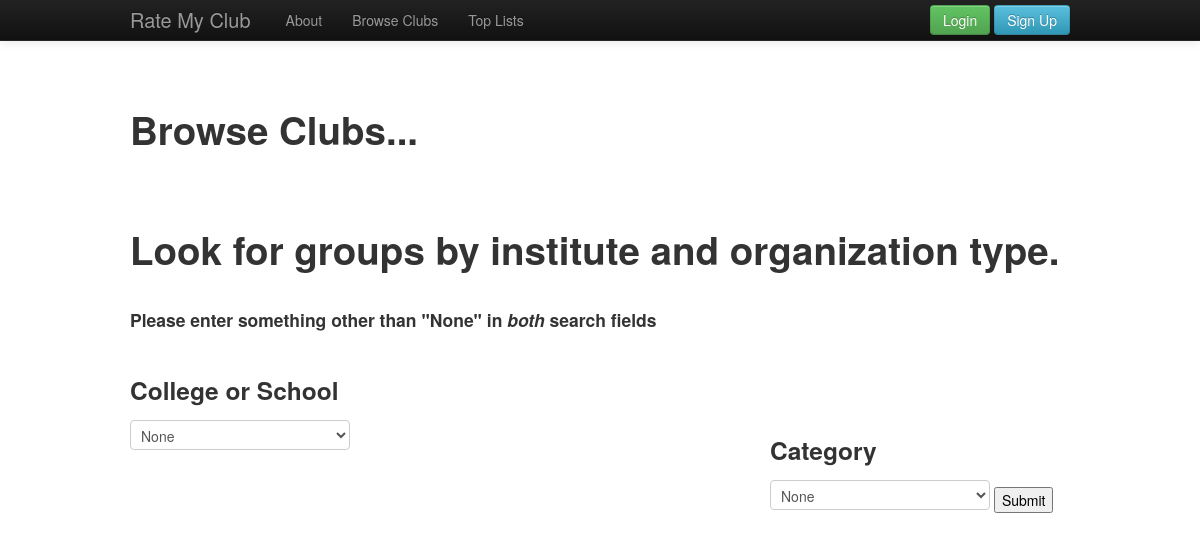
Screenshot of /browse.php with the database file from the repository.
### tables this page shows
CREATE TABLE IF NOT EXISTS `menu` (
  `id` int(11) NOT NULL AUTO_INCREMENT,
  `menu_name` varchar(30) NOT NULL,
  `slug` varchar(30) NOT NULL,
  `position` int(3) NOT NULL,
  PRIMARY KEY (`id`)
);

### includes/sessions.php (called while the page is built, shortened)
<?php
    function loggedIn(){
        return isset($_SESSION['userId']);
    }
?>

### browse.php (the view, shortened to what this page needs)
<?php require_once("includes/sessions.php"); ?>
<?php require_once("includes/connection.php"); ?>
<?php require_once("includes/functions.php"); ?>
<?php include("includes/header.php"); ?>
<?php
  $nav = printNav(true);
  echo $nav;
?>
<div class="wrapper">
<div class="container">
<h1>Browse Clubs...</h1>
  <br>
  <br>
  <br>
  <h1>
    <b>Look for groups by institute and organization type. </b>
  </h1>
  <br>
  <h4> Please enter something other than "None" in <i>both</i> search fields</h4>
  <br>
  <div class="container">
  <form method = "get">
  <h3>College or School</h3>
		  <?php
		  $query = "SELECT * FROM colleges ORDER BY name ASC" ;
		  global $connection;
		  $resultset=mysql_query($query, $connection);
		  $output = "<select name =\"collegeName\">";
		  $output.= "<option> None </option> ";
		  $output.="<option> All </option> ";
		  while($row = mysql_fetch_array($resultset)){
			$output .= "<option>{$row['name']}</option>";
			}
			$output .= " </select>";
			echo $output;
		  ?>
      <div class="pull-right span4">
        <h3>Category</h3>
			<select name="clubtype">
			<option> None </option>
			</select>
			<input type="submit" value="Submit" name = "submitFilter">
			</form>
      </div>
    </div>
  </div>
<?php include("includes/footer.php"); ?>

### includes/functions.php (shortened to what this page needs)
<?php
    function getNavItems() {
        global $connection;
        $query = "SELECT * FROM menu;";
        $menu_set = mysql_query($query, $connection);
        return $menu_set;
    }
    function printNav($public = true){
        $output = "";
        $output .= "<div class=\"navbar navbar-inverse navbar-fixed-top\">
                    <div class=\"navbar-inner\">
                    <div class=\"container\">
                    <a class=\"brand\" href=\"index.php\">Rate My Club</a>";
        if($public == true){
            $output .= "<div class=\"navbar-content\">
                                <ul class=\"nav\">";
            $menuSet = getNavItems();
            while($menuItem = mysql_fetch_array($menuSet)){
                $output .= "<li><a href = \"{$menuItem['slug']}\">{$menuItem['menu_name']}</a></li>";
              }
            $output .= "</ul>
                        </div>";
            if(loggedIn()){
                $userDetails = getUserInfo($_SESSION['userId']);
                $output .= "<div class=\"btn-group pull-right\">
                            <h3 class=\"user dopdown-toggle\" data-toggle=\"dropdown\">{$userDetails['username']}</h3>
                            <ul class=\"dropdown-menu\">
                            <li><a href=\"logout.php\">Log Out</a></li>
                            </ul>
                            </div>";
            }
            else{
                $output .= "<div class = \"pull-right\">
                            <a href = \"login.php\" class = \"btn btn-success\">Login</a>
                            <a href = \"signup.php\" class = \"btn btn-info\">Sign Up</a>
                            <div>";
            }
            $output .= "</div>
                        </div>
                        </div>
                        </div>
                        </div>";
        }
        else{
            $output .= "</div>
                        </div>
                        </div>";
        }
        return $output;
    }
?>

### css/custom.css (style rules this page uses)
.wrapper { padding-top: 100px; }

### rows the page displays
menu: menu_name "About"
menu: menu_name "Browse Clubs"
menu: menu_name "Top Lists"
